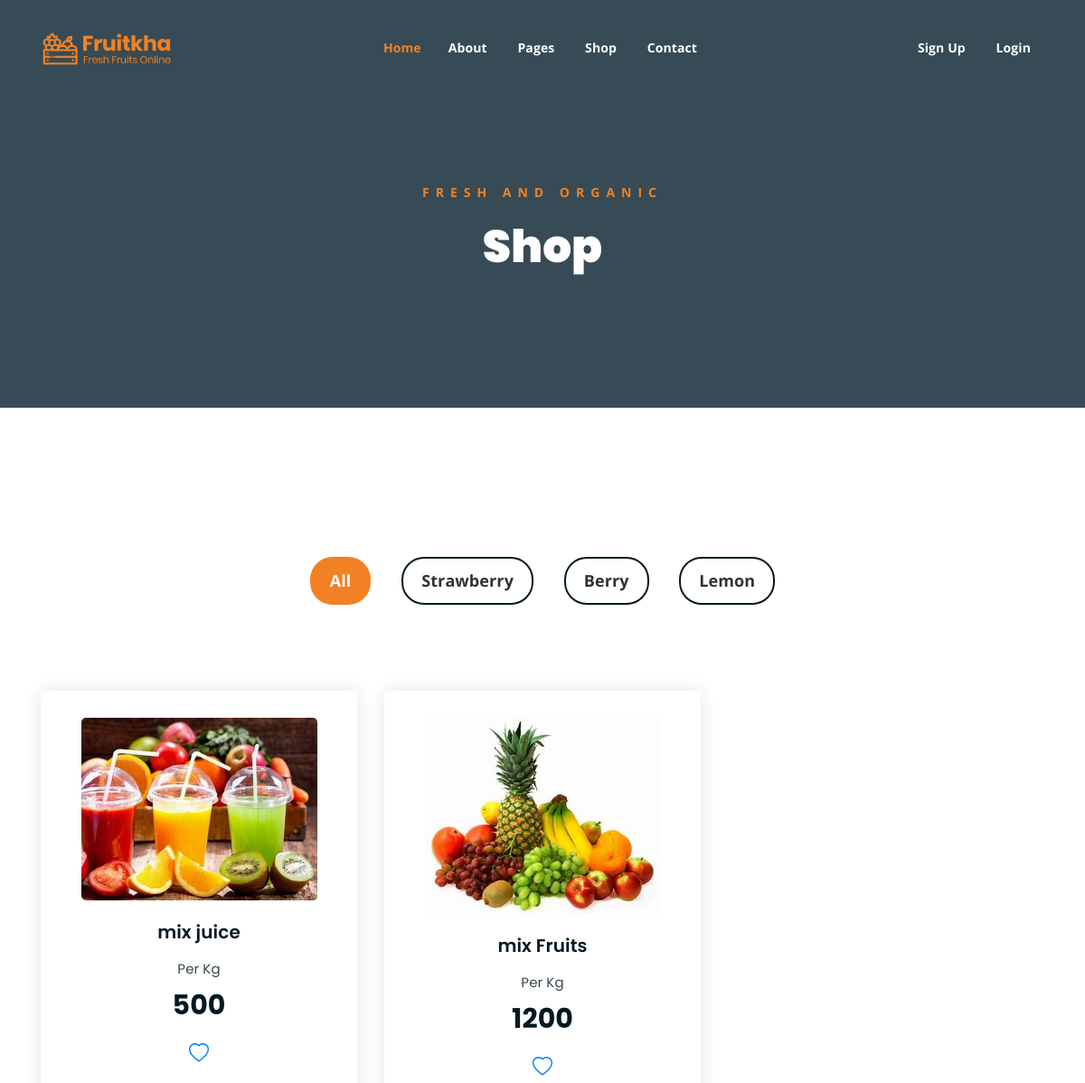
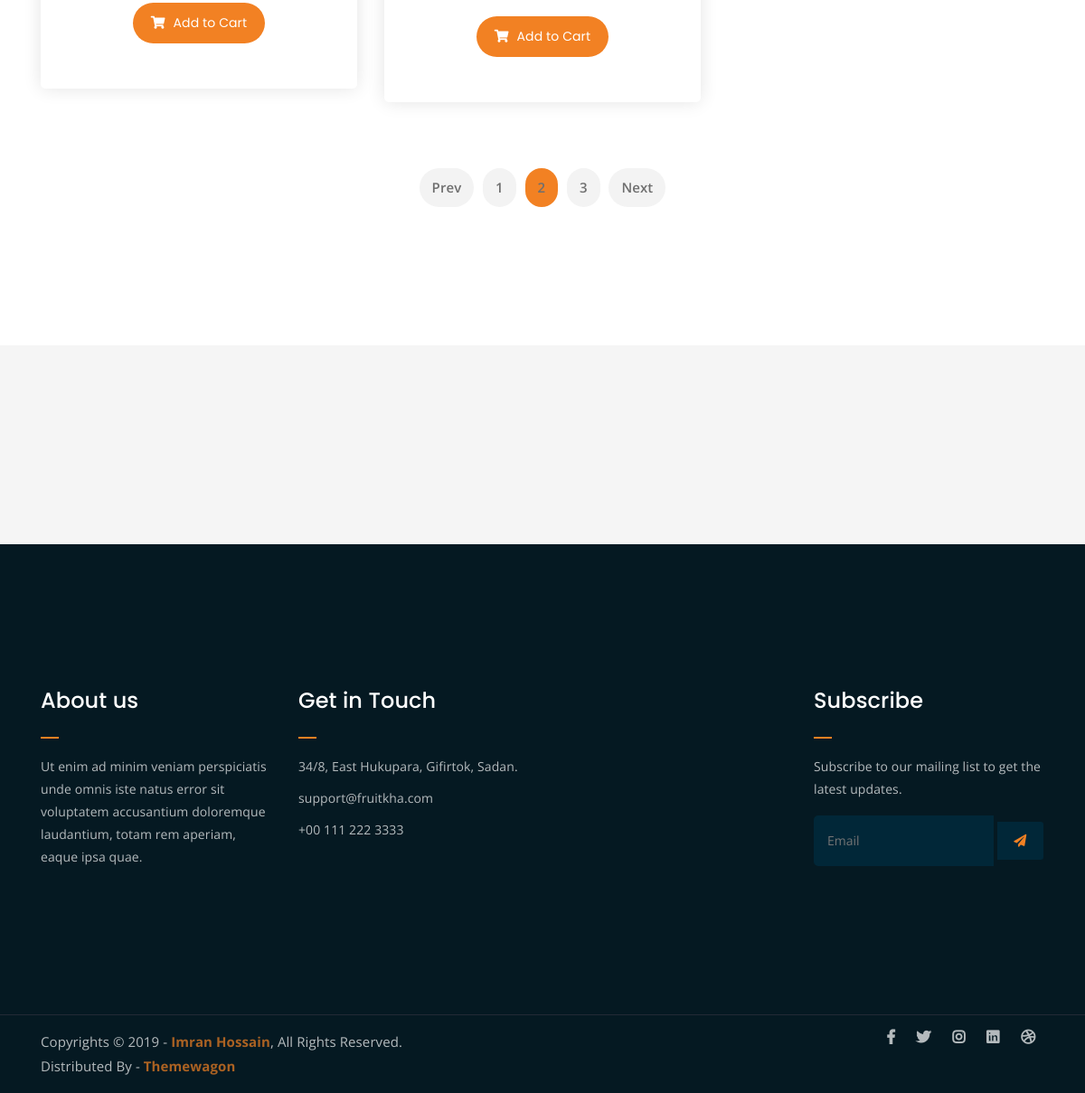
The app's page /shop/ with its own data (2 pictures, top to bottom).
### myapp/models.py (models this page shows, shortened)
class Product(models.Model):
    user = models.ForeignKey(User,on_delete = models.CASCADE)
    category = (
               ("Juice","Juice"),
               ("Fruits","Fruits")
               )
    pcategory = models.CharField(max_length=20,choices=category)
    pprice = models.PositiveIntegerField()
    pname = models.CharField(max_length=50)
    pdesc = models.TextField()
    pimage = models.ImageField(default="",upload_to="pimage/")

### myapp/views.py (the view)
# urls.py: path('shop/', views.shop, name='shop'),
def shop(request):
    try:
        user = User.objects.get(email = request.session['email'])
        print(user)
        product = Product.objects.all()
        w = False
        wish = Wishlist.objects.get(product=product)
        w = True
        return render(request,'shop.html',{'product':product,'w':w})
    except:
        product = Product.objects.all()
        return render(request,'shop.html',{'product':product})

### myapp/templates/shop.html (shortened to what this page needs)
{% extends 'header.html' %}
{% load static %}
{% block content %}
<!DOCTYPE html>
<html lang="en">
	<div class="breadcrumb-section breadcrumb-bg">
		<div class="container">
			<div class="row">
				<div class="col-lg-8 offset-lg-2 text-center">
					<div class="breadcrumb-text">
						<p>Fresh and Organic</p>
						<h1>Shop</h1>
					</div>
				</div>
			</div>
		</div>
	</div>
	<div class="product-section mt-150 mb-150">
		<div class="container">
			<div class="row">
                <div class="col-md-12">
                    <div class="product-filters">
                        <ul>
                            <li class="active" data-filter="*">All</li>
                            <li data-filter=".strawberry">Strawberry</li>
                            <li data-filter=".berry">Berry</li>
                            <li data-filter=".lemon">Lemon</li>
                        </ul>
                    </div>
                </div>
            </div>
			<div class="row">
			{% for i in product %}
			<div class="col-lg-4 col-md-6 text-center">
				<div class="single-product-item">
					<div class="product-image">
						<a href="{% url 'bppdetails' pk=i.pk %}"><img src="{{i.pimage.url}}" alt=""></a>
					</div>
					<h3>{{i.pname}}</h3>
					<p class="product-price"><span>Per Kg</span>{{i.pprice}}</p>
					{% if w == True %}
					<a href="{% url 'dwish' pk=i.pk %}">
						<svg xmlns="http://www.w3.org/2000/svg" width="26" height="26" fill="currentColor" class="bi bi-trash3" viewBox="0 0 16 16">
							<path d="M6.5 1h3a.5.5 0 0 1 .5.5v1H6v-1a.5.5 0 0 1 .5-.5M11 2.5v-1A1.5 1.5 0 0 0 9.5 0h-3A1.5 1.5 0 0 0 5 1.5v1H1.5a.5.5 0 0 0 0 1h.538l.853 10.66A2 2 0 0 0 4.885 16h6.23a2 2 0 0 0 1.994-1.84l.853-10.66h.538a.5.5 0 0 0 0-1zm1.958 1-.846 10.58a1 1 0 0 1-.997.92h-6.23a1 1 0 0 1-.997-.92L3.042 3.5zm-7.487 1a.5.5 0 0 1 .528.47l.5 8.5a.5.5 0 0 1-.998.06L5 5.03a.5.5 0 0 1 .47-.53Zm5.058 0a.5.5 0 0 1 .47.53l-.5 8.5a.5.5 0 1 1-.998-.06l.5-8.5a.5.5 0 0 1 .528-.47M8 4.5a.5.5 0 0 1 .5.5v8.5a.5.5 0 0 1-1 0V5a.5.5 0 0 1 .5-.5"/>
						  </svg>
						Delete From Wishlist
					</a>
					  {% else %}
					  <a href="{% url 'addwish' pk=i.pk %}"></a>
					  {% endif %}
					  <br>
					  <br>
					<a href="{% url 'addcart' pk=i.pk %}" class="cart-btn"><i class="fas fa-shopping-cart"></i> Add to Cart</a>
				</div>
			</div>
			{% endfor %}
		</div>
			</div>
			<div class="row">
				<div class="col-lg-12 text-center">
					<div class="pagination-wrap">
						<ul>
							<li><a href="#">Prev</a></li>
							<li><a href="#">1</a></li>
							<li><a class="active" href="#">2</a></li>
							<li><a href="#">3</a></li>
							<li><a href="#">Next</a></li>
						</ul>
					</div>
				</div>
			</div>
		</div>
	<div class="logo-carousel-section">
		<div class="container">
			<div class="row">
				<div class="col-lg-12">
					<div class="logo-carousel-inner">
						<div class="single-logo-item">
							<img src="{% static 'img/company-logos/1.png' %}" alt="">
						</div>
						<div class="single-logo-item">
							<img src="{% static 'img/company-logos/2.png' %}" alt="">
						</div>
						<div class="single-logo-item">
							<img src="{% static 'img/company-logos/3.png' %}" alt="">
						</div>
						<div class="single-logo-item">
							<img src="{% static 'img/company-logos/4.png' %}" alt="">
						</div>
					</div>
				</div>
			</div>
		</div>
	</div>
</body>
</html>
{% endblock %}

### myapp/templates/header.html (shortened to what this page needs)
{% load static %}
<html>
<head>
	<link rel="stylesheet" href="{% static 'css/all.min.css' %}">
	<link rel="stylesheet" href="{% static 'bootstrap/css/bootstrap.min.css' %}">
	<link rel="stylesheet" href="{% static 'css/owl.carousel.css' %}">
	<link rel="stylesheet" href="{% static 'css/magnific-popup.css' %}">
	<link rel="stylesheet" href="{% static 'css/animate.css' %}">
	<link rel="stylesheet" href="{% static 'css/meanmenu.min.css' %}">
	<link rel="stylesheet" href="{% static 'css/main.css' %}">
	<link rel="stylesheet" href="{% static 'css/responsive.css' %}">
</head>
<body>
	<div class="top-header-area" id="sticker">
		<div class="container">
			<div class="row">
				<div class="col-lg-12 col-sm-12 text-center">
					<div class="main-menu-wrap">
						<div class="site-logo">
							<a href="index.html">
								<img src="{% static 'img/logo.png' %}" alt="">
							</a>
						</div>
						<nav class="main-menu">
							<ul>
								<li class="current-list-item"><a href="{% url 'index' %}">Home</a>
								<li><a href="{% url 'about' %}">About</a></li>
								<li><a href="#">Pages</a>
								</li>
								<li><a href="{% url 'shop' %}">Shop</a></li>
								<li><a href="{% url 'contact' %}">Contact</a></li>
								{% if request.session.email %}
									<ul class="sub-menu">
										<li><a href="{% url 'shop' %}">Shop</a></li>
										<li><a href="checkout.html">Check Out</a></li>
										<li><a href="single-product.html">Single Product</a></li>
										<li><a href="{% url 'cart' %}">Cart</a></li>
									</ul>
								<li><a href="{% url 'cpass' %}">Change Password</a>
								<li><a href="{% url 'myorder' %}">My Orders</a>
								<li><a href="{% url 'logout' %}">Logout</a>
								<li>
									<div class="header-icons">
										<a href="{% url 'wishlist' %}"><svg xmlns="http://www.w3.org/2000/svg" width="18" height="18" fill="currentColor" class="bi bi-heart" viewBox="0 0 16 16">
											<path d="m8 2.748-.717-.737C5.6.281 2.514.878 1.4 3.053c-.523 1.023-.641 2.5.314 4.385.92 1.815 2.834 3.989 6.286 6.357 3.452-2.368 5.365-4.542 6.286-6.357.955-1.886.838-3.362.314-4.385C13.486.878 10.4.28 8.717 2.01zM8 15C-7.333 4.868 3.279-3.04 7.824 1.143q.09.083.176.171a3 3 0 0 1 .176-.17C12.72-3.042 23.333 4.867 8 15"/>
										  </svg></a>
										<a class="" href="{% url 'cart' %}"><i class="fas fa-shopping-cart"></i></a>
										<a class="mobile-hide search-bar-icon" href="#"><i class="fas fa-search"></i></a>
										<a href="{% url 'uprofile' %}"><img src="{{request.session.profile}}" style="height: 40px; width: 40px;border-radius: 50px;"></a>
									</div>
								</li>
								{% else %}
								<li><a href="{% url 'signup' %}">Sign Up</a>
								<a href="{% url 'login' %}">Login</a></li>
								{% endif %}
							</ul>
						</nav>
					</div>
				</div>
			</div>
		</div>
	</div>
    {% block content %}
    {% endblock %}
	<div class="footer-area">
		<div class="container">
			<div class="row">
				<div class="col-lg-3 col-md-6">
					<div class="footer-box about-widget">
						<h2 class="widget-title">About us</h2>
						<p>Ut enim ad minim veniam perspiciatis unde omnis iste natus error sit voluptatem accusantium doloremque laudantium, totam rem aperiam, eaque ipsa quae.</p>
					</div>
				</div>
				<div class="col-lg-3 col-md-6">
					<div class="footer-box get-in-touch">
						<h2 class="widget-title">Get in Touch</h2>
						<ul>
							<li>34/8, East Hukupara, Gifirtok, Sadan.</li>
							<li>support@fruitkha.com</li>
							<li>+00 111 222 3333</li>
						</ul>
					</div>
				</div>
				<div class="col-lg-3 col-md-6">
				</div>
				<div class="col-lg-3 col-md-6">
					<div class="footer-box subscribe">
						<h2 class="widget-title">Subscribe</h2>
						<p>Subscribe to our mailing list to get the latest updates.</p>
						<form action="index.html">
							<input type="email" placeholder="Email">
							<button type="submit"><i class="fas fa-paper-plane"></i></button>
						</form>
					</div>
				</div>
			</div>
		</div>
	</div>
	<div class="copyright">
		<div class="container">
			<div class="row">
				<div class="col-lg-6 col-md-12">
					<p>Copyrights &copy; 2019 - <a href="https://imransdesign.com/">Imran Hossain</a>,  All Rights Reserved.<br>
						Distributed By - <a href="https://themewagon.com/">Themewagon</a>
					</p>
				</div>
				<div class="col-lg-6 text-right col-md-12">
					<div class="social-icons">
						<ul>
							<li><a href="#" target="_blank"><i class="fab fa-facebook-f"></i></a></li>
							<li><a href="#" target="_blank"><i class="fab fa-twitter"></i></a></li>
							<li><a href="#" target="_blank"><i class="fab fa-instagram"></i></a></li>
							<li><a href="#" target="_blank"><i class="fab fa-linkedin"></i></a></li>
							<li><a href="#" target="_blank"><i class="fab fa-dribbble"></i></a></li>
						</ul>
					</div>
				</div>
			</div>
		</div>
	</div>
</body>
</html>

### records on screen
Product: pimage (picture), pname "mix juice", pprice "500"
Product: pimage (picture), pname "mix Fruits", pprice "1200"
